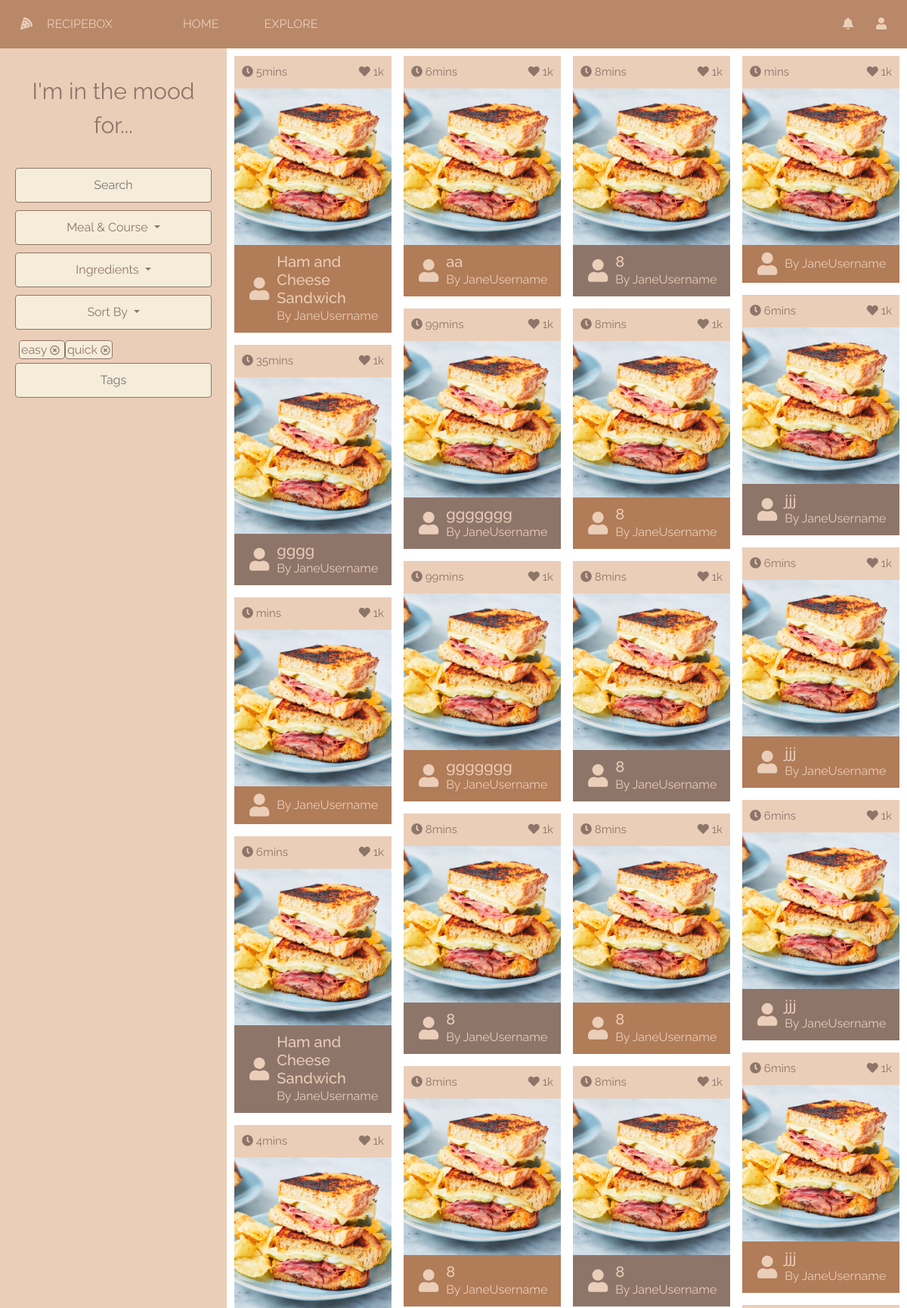
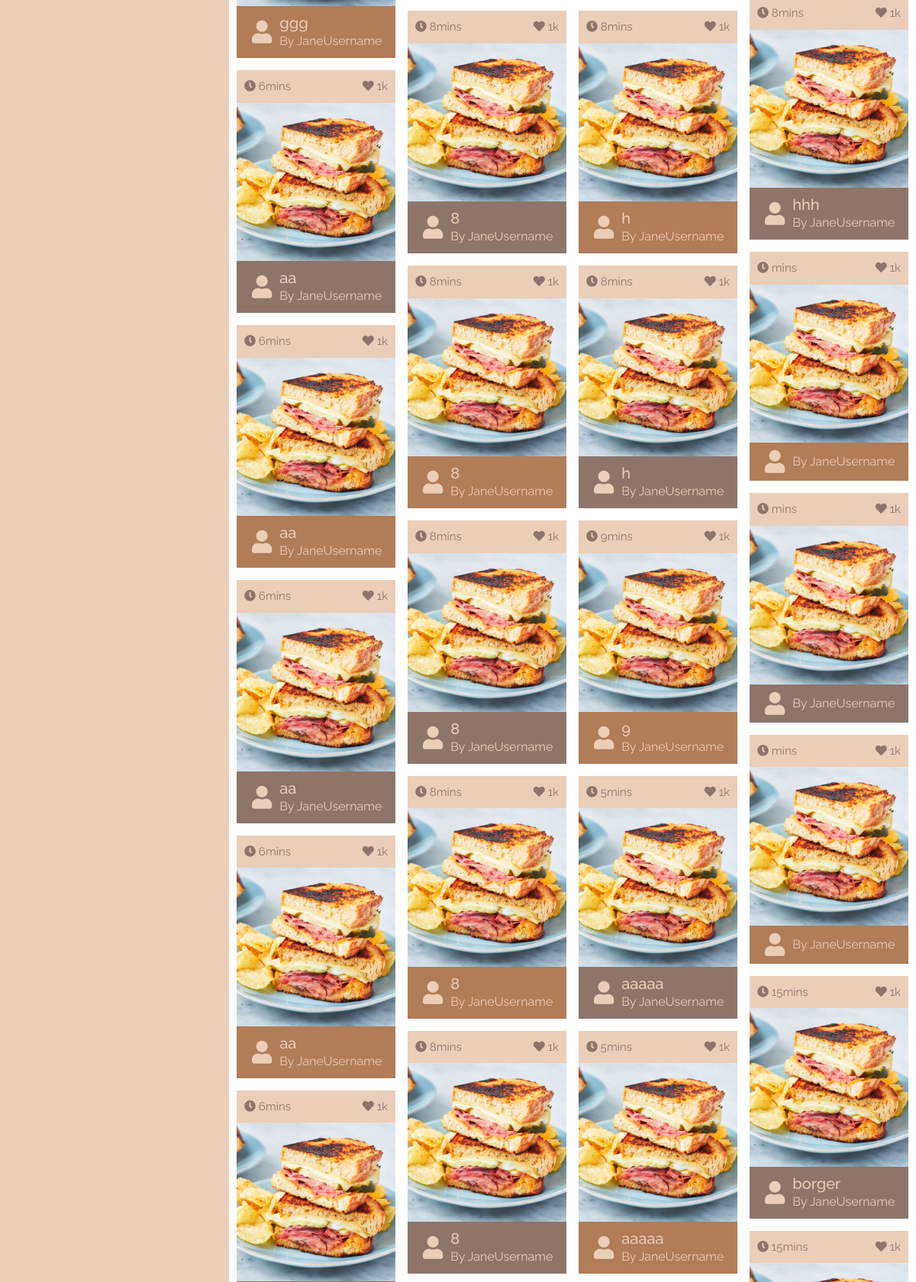
Screenshot of /recipe/ (upper part) with the database file from the repository (2 pictures, top to bottom).
### recipebox/models/recipes.py (models this page shows, shortened)
class Recipe(db.Model):
    __tablename__ = "recipe"
    id = db.Column(db.Integer, primary_key=True)
    name = db.Column(db.String(30), nullable=False)
    picture = db.Column(db.String(150), nullable=False)
    cook_time = db.Column(db.Integer, nullable=False)
    ingredients = db.relationship('RecipeIngredient', backref="recipe_object", lazy=True)
    procedures = db.relationship('RecipeProcedure', backref="recipe_object", lazy=True)
    user_id = db.Column(db.Integer, db.ForeignKey('user.id'), nullable=False)
    likes = db.relationship('Like', backref="recipe_object", lazy=True)
    ratings = db.relationship('Rating', backref="recipe_object", lazy=True)
    tags  =  db.relationship('Tag', secondary=tags, lazy='subquery', backref=db.backref('recipes', lazy=True))

### recipebox/recipes/recipes.py (the view)
@recipe_bp.route('/recipe/')
def recipe():
    selected_recipes = Recipe.query.all()
    return render_template('browse.html', browse_items=selected_recipes)

### recipebox/recipes/templates/browse.html (shortened to what this page needs)
{% extends "base.html" %}
{% block head %}
	{{ super() }}
	<link rel="stylesheet" type="text/css" href="{{ url_for('static', filename='css/recipes/browse.css') }}"/>
{% endblock %}
{% block content %}
	<div id="browse-container" class="container-fluid">
		<div id="content-row" class="row">
			<div id="search-col" class="col-3">
				<br/>
				<p>I'm in the mood for...</p>
				<br/>
				<div><input type="text" placeholder="Search"/></div>
				<div class="dropdown">
					<button class="btn btn-secondary dropdown-toggle" type="button" id="dropdownMenuButton"
					        data-toggle="dropdown" aria-haspopup="true" aria-expanded="false">
						Meal & Course
					</button>
				</div>
				<div class="dropdown">
					<button class="btn btn-secondary dropdown-toggle" type="button" id="dropdownMenuButton"
					        data-toggle="dropdown" aria-haspopup="true" aria-expanded="false">
						Ingredients
					</button>
				</div>
				<div class="dropdown">
					<button class="btn btn-secondary dropdown-toggle" type="button" id="dropdownMenuButton"
					        data-toggle="dropdown" aria-haspopup="true" aria-expanded="false">
						Sort By
					</button>
				</div>
				<div id="tags">
					<div class="tag-container">
						<div class="tag">
							easy
							<a href="#"><i class="far fa-times-circle"></i></a>
						</div>
						<div class="tag">
							quick
							<a href="#"><i class="far fa-times-circle"></i></a>
						</div>
					</div>
					<input type="text" placeholder="Tags"/>
				</div>
				{% include 'footer.html' ignore missing %}
			<div id="browse-entries" class="col-9 offset-3">
				<div class="masonry">
					{% for item in browse_items %}
						<div class="masonry-item">
							<div id="item-header">
								<p><i class="fas fa-clock"></i> {{ item.cook_time }}mins</p>
								<p class="right-text"><i class="fas fa-heart"></i> 1k</p>
							</div>
							<a href="{{ url_for('recipe_bp.recipe_view', id=item.id) }}"><img
									src="{{ url_for('static', filename='res/recipes/' + item.picture) }}"></a>
							<div id="item-footer">
								<i class="fas fa-user"></i>
								<div>
									<a href="{{ url_for('recipe_bp.recipe_view', id=item.id) }}">
										<h5>{{ item.name }}</h5></a>
									<p>By JaneUsername</p>
								</div>
							</div>
						</div>
					{% endfor %}
				</div>
			</div>
{% endblock %}

### recipebox/templates/base.html (shortened to what this page needs)
<!DOCTYPE html>
<html lang="en" dir="ltr">
<head>
	{% block head %}
		<link href="https://cdn.jsdelivr.net/npm/bootstrap@5.0.0-beta3/dist/css/bootstrap.min.css" rel="stylesheet"
/>
		<link rel="stylesheet" href="https://use.fontawesome.com/releases/v5.8.1/css/all.css">
		<link rel="stylesheet" type="text/css" href="{{ url_for('static', filename='css/recipebox.css') }}"/>
	{% endblock %}
</head>
<body>
{% block navbar %}
	{% include 'navbar.html' ignore missing %}
{% endblock %}
<div id="content" class="container-fluid">
	{% block content %}{% endblock %}
</body>
</html>

### recipebox/templates/navbar.html
<link rel="stylesheet" type="text/css" href="{{ url_for('static', filename='css/navbar.css') }}"/>
<div class="container-fluid fixed-top">
	<div id="header" class="row">
		<div id="logo" class="col-12 col-md-2 justify-content-center justify-content-md-start vertical-center">
			<i class="fas fa-pizza-slice"></i> RECIPEBOX
		</div>
		<div id="navbar" class="col vertical-center d-flex">
			<button><a href="{{ url_for('general_bp.index') }}">HOME</a></button>
			<button><a href="{{ url_for('recipe_bp.recipe') }}">EXPLORE</a></button>
		</div>
		<div id="user-info" class="col-md-2 vertical-center justify-content-end d-flex">
			<button><a href=""><i class="fas fa-bell"></i></a></button>
			<button><a href=""><i class="fas fa-user"></i></a></button>
		</div>
	</div>
</div>

### recipebox/templates/footer.html (shortened to what this page needs)
<link rel="stylesheet" type="text/css" href="{{ url_for('static', filename='css/footer.css') }}"/>
</div>
</div>
</div>
</div>

### recipebox/static/css/recipebox.css (style rules this page uses)
html { min-height: 100%; }
body { background: url("../res/background.png") no-repeat center center fixed; background-size: cover; color: #f5edda; height: 100%; font-family: "Raleway", sans-serif; }
a { text-decoration: none; color: #ebceb8; }
.vertical-center { margin-top: auto; margin-bottom: auto; }
#content { margin-top: 8vh; margin-bottom: 5vh; padding: 0px; min-height: 87vh; }
input { width: 100%; }
input, .btn, .input-group-text, .form-control, .form-control:focus { border: 1px solid #8e756a; border-radius: 0.25rem; background-color: #f5edda; color: #8e756a; padding: 10px; }
.tag-container { padding: 5px; }
.tag { display: inline; background-color: #f5edda; border: 1px solid #8e756a; border-radius: 0.25rem; padding: 2px; color: #8e756a; }
.tag a { color: #8e756a; font-size: 0.8em; vertical-align: center; }
.dropdown-toggle, .custom-select, .dropdown-item, .dropdown-menu { background-color: #f5edda; color: #8e756a; border-color: #8e756a; cursor: pointer; }
.masonry { column-count: 4; column-gap: 1em; padding: 10px; }
.masonry-item { background-color: #ebceb8; color: #8e756a; display: inline-block; margin: 0 0 1em; width: 100%; }
.masonry-item a { color: inherit; }
.masonry-item img { object-fit: contain; width: 100%; }

### recipebox/static/css/recipes/browse.css (style rules this page uses)
#content { height: 87vh; }
#browse-container, #content-row { height: 100%; }
#search-col { background-color: #ebceb8; padding: 0px; color: #8e756a; position: fixed; height: 100%; }
#search-col > * { padding: 10px 20px 0px 20px; }
#search-col p { font-size: 30px; text-align: center; margin: 0px; }
#dropdownMenuButton { width: 100%; padding: 10px; }
#browse-entries { padding: 0px; }
.masonry-item #item-header, .masonry-item #item-footer { padding: 10px; }
.masonry-item #item-header > *, .masonry-item #item-footer > * { display: inline-block; }
#item-header, #item-footer { display: flex; justify-content: left; align-items: center; }
#item-footer { color: #ebceb8; background-color: #B17C58; }
#item-header *, #item-footer * { margin: 0px; }
#item-header * { font-size: 15px; }
#item-footer i { font-size: 30px; padding: 0px 10px; }
.masonry-item:nth-child(2n) #item-footer { background-color: #8e756a; }
#item-header .right-text { margin-right: 0; margin-left: auto; }

### recipebox/static/css/navbar.css (style rules this page uses)
button { padding: 0px; background: none; border: none; }
#header { background-color: #B17C58E6; height: 8vh; font-family: "Raleway", sans-serif; color: #ebceb8; }
#navbar * { margin: 0px 15px; }
#user-info > *, #logo > * { margin: 0px 15px; }

### recipebox/static/css/footer.css (style rules this page uses)
button { padding: 0px; background: none; border: none; }

### rows the page displays
Recipe: cook_time "5", picture (picture), name "Ham and Cheese Sandwich"
Recipe: cook_time "35", picture (picture), name "gggg"
Recipe: picture (picture)
Recipe: cook_time "6", picture (picture), name "Ham and Cheese Sandwich"
Recipe: cook_time "4", picture (picture), name "ggg"
Recipe: cook_time "6", picture (picture), name "aa"
Recipe: cook_time "6", picture (picture), name "aa"
Recipe: cook_time "6", picture (picture), name "aa"
Recipe: cook_time "6", picture (picture), name "aa"
Recipe: cook_time "6", picture (picture)
Recipe: cook_time "6", picture (picture), name "aa"
Recipe: cook_time "99", picture (picture), name "ggggggg"
Recipe: cook_time "99", picture (picture), name "ggggggg"
Recipe: cook_time "8", picture (picture), name "8"
Recipe: cook_time "8", picture (picture), name "8"
Recipe: cook_time "8", picture (picture), name "8"
Recipe: cook_time "8", picture (picture), name "8"
Recipe: cook_time "8", picture (picture), name "8"
Recipe: cook_time "8", picture (picture), name "8"
Recipe: cook_time "8", picture (picture), name "8"
Recipe: cook_time "8", picture (picture), name "8"
Recipe: cook_time "8", picture (picture), name "8"
Recipe: cook_time "8", picture (picture), name "8"
Recipe: cook_time "8", picture (picture), name "8"
Recipe: cook_time "8", picture (picture), name "8"
Recipe: cook_time "8", picture (picture), name "h"
Recipe: cook_time "8", picture (picture), name "h"
Recipe: cook_time "9", picture (picture), name "9"
Recipe: cook_time "5", picture (picture), name "aaaaa"
Recipe: cook_time "5", picture (picture), name "aaaaa"
Recipe: picture (picture)
Recipe: cook_time "6", picture (picture), name "jjj"
Recipe: cook_time "6", picture (picture), name "jjj"
Recipe: cook_time "6", picture (picture), name "jjj"
Recipe: cook_time "6", picture (picture), name "jjj"
Recipe: cook_time "8", picture (picture), name "hhh"
Recipe: picture (picture)
Recipe: picture (picture)
Recipe: picture (picture)
Recipe: cook_time "15", picture (picture), name "borger"
Recipe: cook_time "15", picture (picture)
